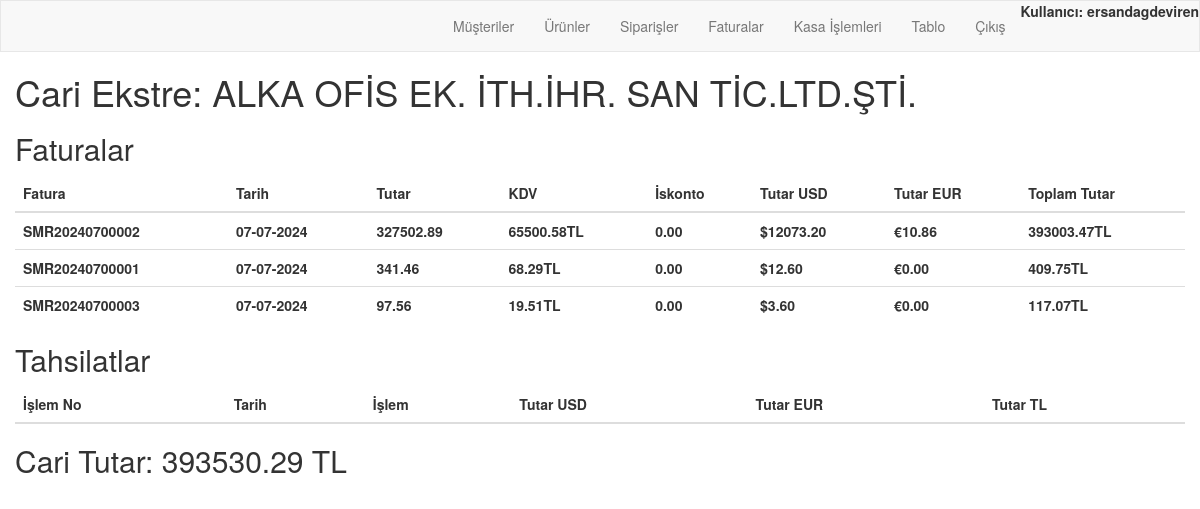
Before: /order/customer/740/financials/ (signed in) with the older database file.
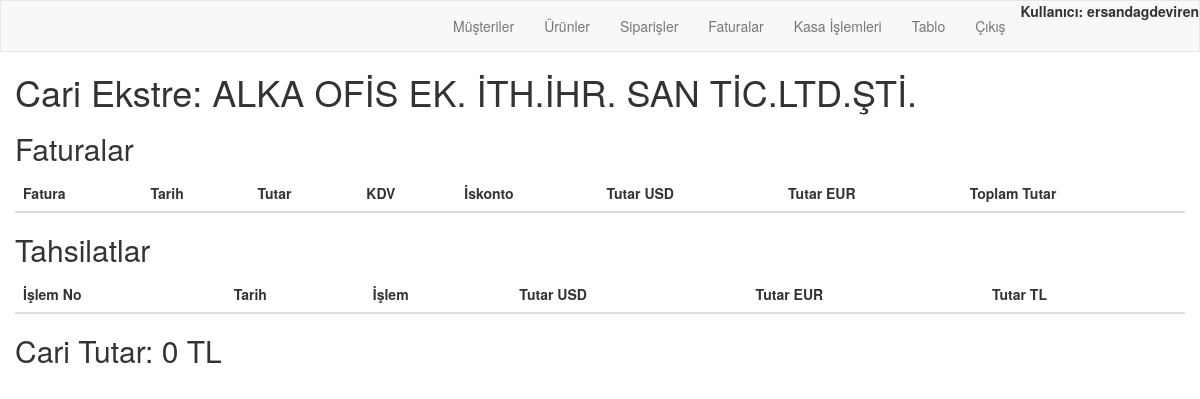
After: the same page with the newer database file.
### order/models.py (models this page shows, shortened)
class Invoice(models.Model):
    invoice_number = models.CharField(max_length=20, unique=True, blank=True)
    order = models.OneToOneField(Order, on_delete=models.CASCADE, related_name="invoice")
    invoice_date = models.DateTimeField(auto_now_add=True)
    billing_address = models.CharField(max_length=250, blank=True)
    total_amount = models.DecimalField(max_digits=10, decimal_places=2, blank=True, default=0)
    total_discount=models.DecimalField(max_digits=10, decimal_places=2, blank=True, default=0)
    tax_amount = models.DecimalField(max_digits=10, decimal_places=2, blank=True, default=0)
    grand_total = models.DecimalField(max_digits=10, decimal_places=2, blank=True, default=0)
    grand_total_USD = models.DecimalField(max_digits=10, decimal_places=2, blank=True, default=0)
    grand_total_EUR = models.DecimalField(max_digits=10, decimal_places=2, blank=True, default=0)
    status = models.CharField(max_length=50, default='Pending')
    published=models.BooleanField(default=False)

### order/views.py (the view)
# urls.py: path('customer/<int:customer_id>/financials/', views.customer_financials, name='customer_financials'),
@login_required
@user_passes_test(is_admin)
def customer_financials(request, customer_id):
    customer = Customer.objects.get(id=customer_id)
    invoices = Invoice.objects.filter(order__customer=customer)
    payments = PaymentReceipt.objects.filter(customer=customer)
    total_invoiced = sum(invoice.grand_total for invoice in invoices)
    total_payments = sum(payment.amount for payment in payments)
    total_balance = total_invoiced - total_payments
    context = {
        'customer': customer,
        'invoices': invoices,
        'payments': payments,
        'total_balance': total_balance
    }
    return render(request, 'order/customer_financials.html', context)

### order/views.py (called while the page is built)
def is_admin(user):
    return user.is_authenticated and user.is_staff

### order/Templates/order/customer_financials.html (shortened to what this page needs)
{% extends "order/navbar.html" %}
{% block content %}
<body>
    <h1>Cari Ekstre: {{ customer.companyName }}</h1>
    <h2>Faturalar</h2>
    <table class="table">
        <thead>
            <tr>
                <th>Fatura</th>
                <th>Tarih</th>
                <th>Tutar</th>
                <th>KDV</th>
                <th>İskonto</th>
                <th>Tutar USD</th>
                <th>Tutar EUR</th>
                <th>Toplam Tutar</th>
            </tr>
        </thead>
        <tbody>
            {% for invoice in invoices %}
            <tr>
                <td>{{ invoice.invoice_number }}</td>
                <td>{{ invoice.invoice_date|date:"d-m-Y" }}</td>
                <td>{{ invoice.total_amount }}</td>
                <td>{{ invoice.tax_amount }}TL</td>
                <td>{{ invoice.total_discount }}</td>
                <td>${{ invoice.grand_total_USD }}</td>
                <td>€{{ invoice.grand_total_EUR }}</td>
                <td><b>{{ invoice.grand_total }}TL</b></td>
            </tr>
            {% endfor %}
        </tbody>
    </table>
    <h2>Tahsilatlar</h2>
    <table class="table">
        <thead>
            <tr>
                <th>İşlem No</th>
                <th>Tarih</th>
                <th>İşlem</th>
                <th>Tutar USD</th>
                <th>Tutar EUR</th>
                <th>Tutar TL</th>
            </tr>
        </thead>
    </table>
    <div class="total-balance">
        <h2>Cari Tutar: {{ total_balance }} TL</h2>
    </div>
</body>
</html>
{% endblock %}

Changed rows visible on the page:
removed Invoice: invoice_number "SMR20240700002", invoice_date "07-07-2024", total_amount "327502.89", tax_amount "65500.58", total_discount "0.00", grand_total_USD "12073.20", grand_total_EUR "10.86", grand_total "393003.47"
removed Invoice: invoice_number "SMR20240700001", invoice_date "07-07-2024", total_amount "341.46", tax_amount "68.29", total_discount "0.00", grand_total_USD "12.60", grand_total_EUR "0.00", grand_total "409.75"
removed Invoice: invoice_number "SMR20240700003", invoice_date "07-07-2024", total_amount "97.56", tax_amount "19.51", total_discount "0.00", grand_total_USD "3.60", grand_total_EUR "0.00", grand_total "117.07"
Other visible differences:
{{ total_balance }}: "393530.29" → "0"
